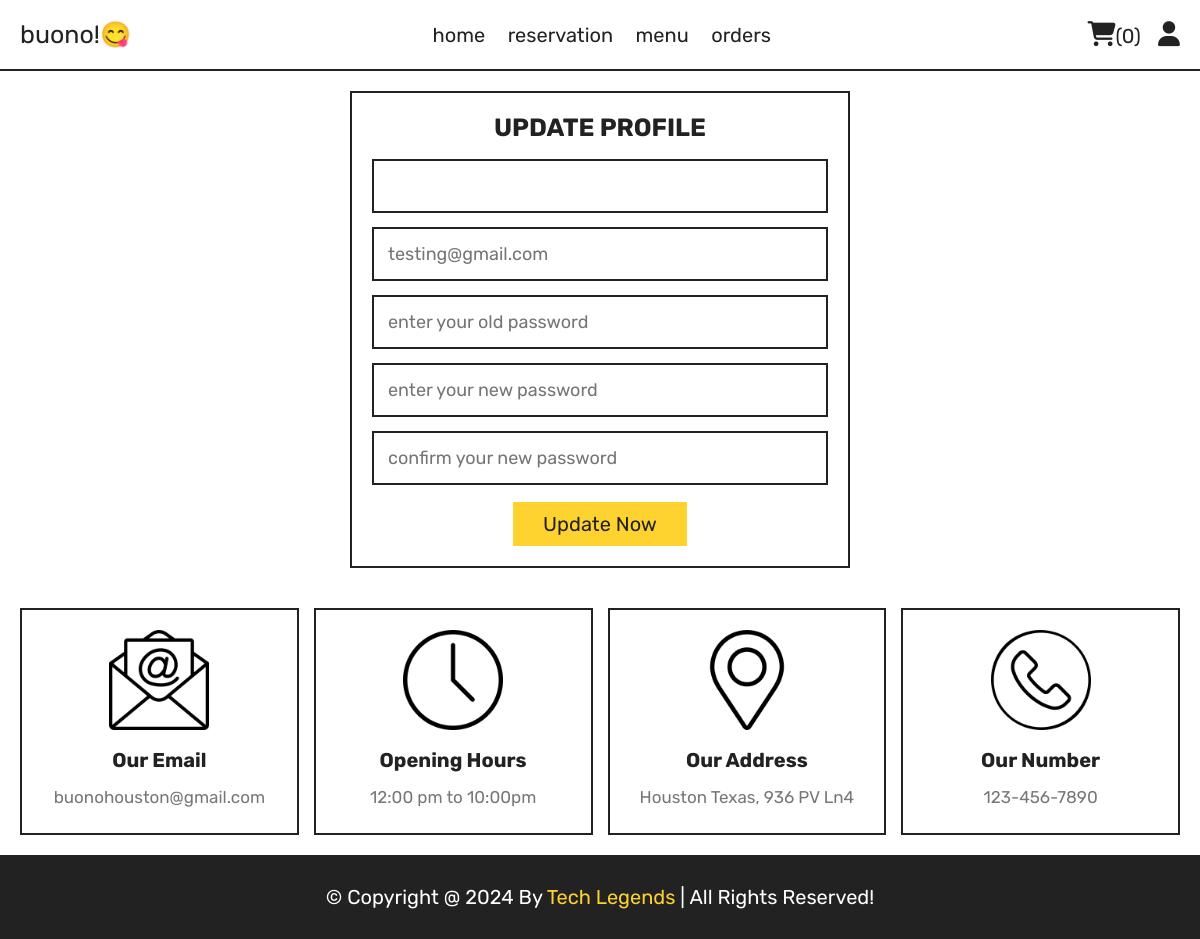
The page /update_profile.php (signed in) on the database as committed earlier.
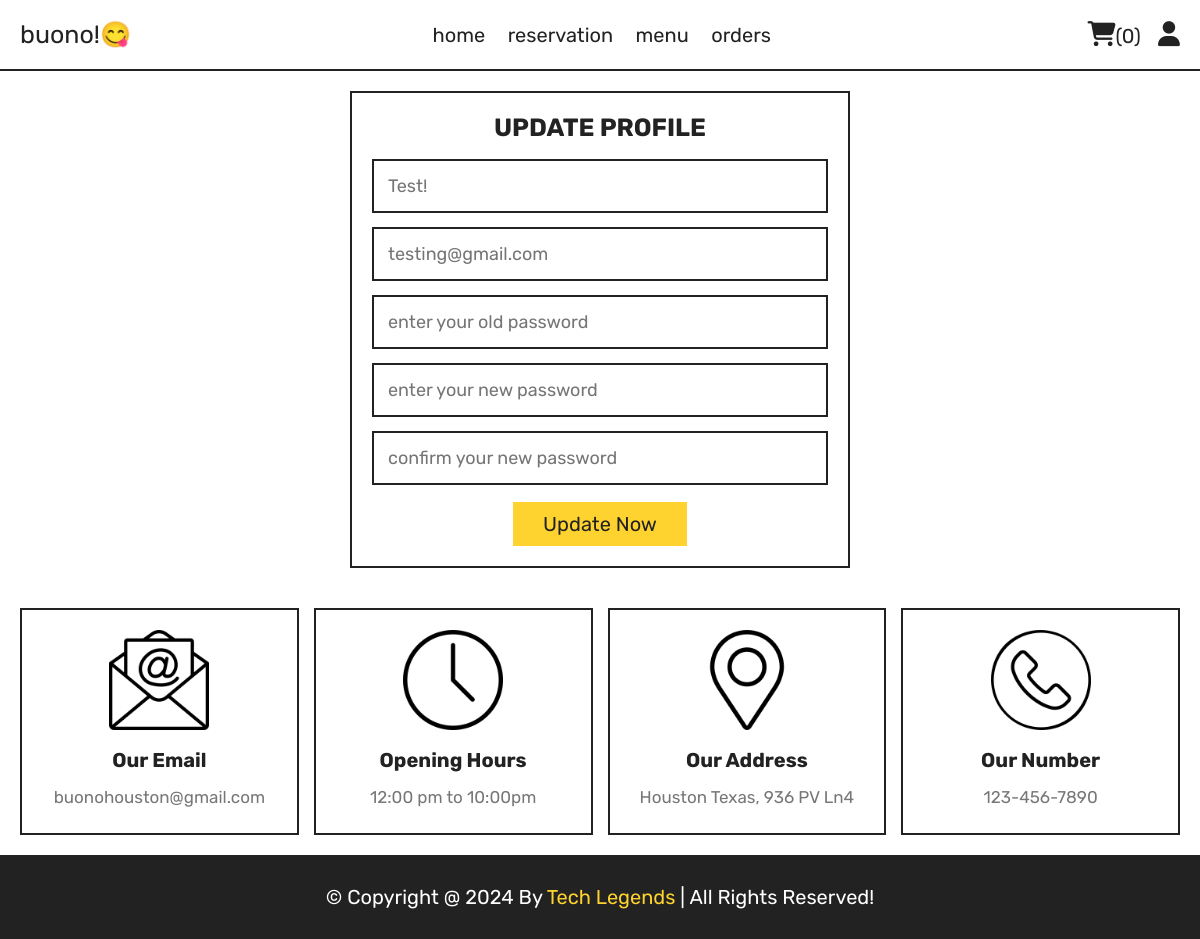
The same page on the database as committed later.
### tables this page shows
CREATE TABLE `customers` (
  `ID` int(11) NOT NULL,
  `Email` varchar(30) NOT NULL,
  `Password` varchar(15) NOT NULL,
  `Fname` varchar(30) NOT NULL
);

### update_profile.php (the view, shortened to what this page needs)
<?php
include 'components/connect.php';
?>
<!DOCTYPE html>
<html lang="en">
<head>
   <link rel="stylesheet" href="https://cdnjs.cloudflare.com/ajax/libs/font-awesome/6.1.1/css/all.min.css">
   <link rel="stylesheet" href="css/style.css">
</head>
<body>
<?php include 'components/user_header.php'; ?>
<section class="form-container update-form">
   <form action="" method="post">
      <h3>update profile</h3>
      <input type="text" name="name" placeholder="<?= $fetch_profile['Fname']; ?>" class="box" maxlength="50">
      <input type="email" name="email" placeholder="<?= $fetch_profile['Email']; ?>" class="box" maxlength="50" oninput="this.value = this.value.replace(/\s/g, '')">
      <input type="password" name="old_pass" placeholder="enter your old password" class="box" maxlength="50" oninput="this.value = this.value.replace(/\s/g, '')">
      <input type="password" name="new_pass" placeholder="enter your new password" class="box" maxlength="50" oninput="this.value = this.value.replace(/\s/g, '')">
      <input type="password" name="confirm_pass" placeholder="confirm your new password" class="box" maxlength="50" oninput="this.value = this.value.replace(/\s/g, '')">
      <input type="submit" value="update now" name="submit" class="btn">
   </form>
</section>
<?php include 'components/footer.php'; ?>
</body>
</html>

Rows that differ between the two databases and show on the page:
changed customers "testing@gmail.com": name (not shown) → "Test!"
